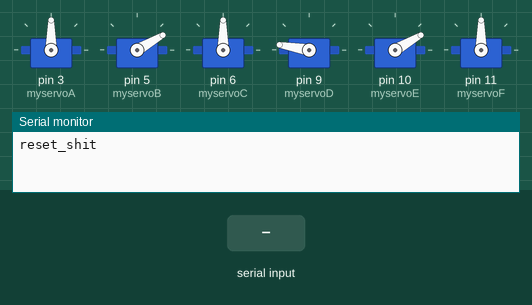
This sketch was run on a simulated Arduino Uno, built with avr-gcc and run on an emulated ATmega328P. On the bench: 6 × servo, the last lines printed to the serial monitor. Inputs (shaded band) come from the test bench.

Above: at 1.2 s.
1.3 s: "snow" received over Serial
At 3.3 s:
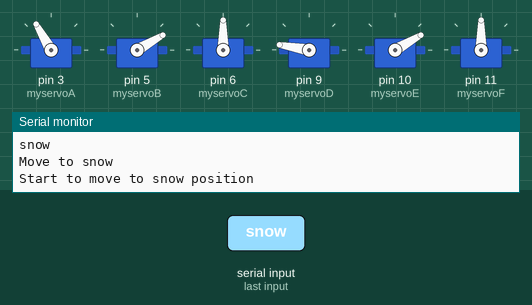
4.3 s: "rest" received over Serial
At 7.34 s:
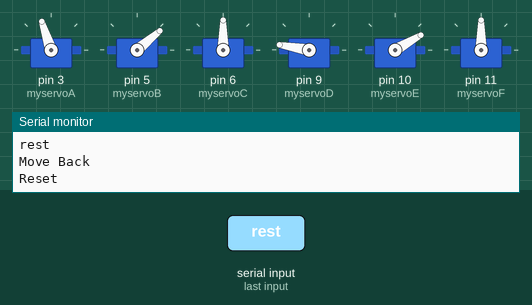
10.3 s: "stop" received over Serial
At 14.2 s:
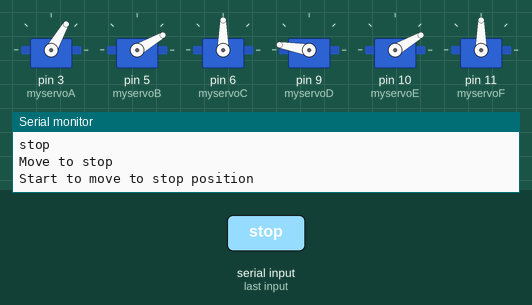
16.3 s: "rest" received over Serial
At 19.7 s:
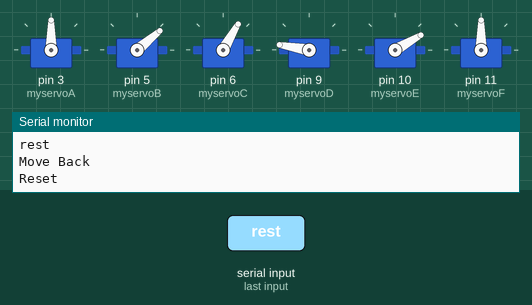
Timing chart, 0 to 23.3 s (numbered marks = the images above; inputs shaded):
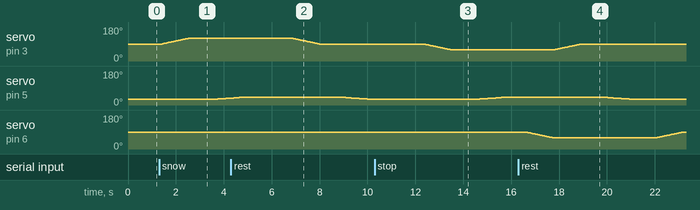

Measured:
- after the input at 1.3 s, servo on pin 3 (myservoA): moves from 90° to 120° over 1.1 s, starting after 0.12 s; servo on pin 5 (myservoB): moves from 30° to 36° over 0.56 s, starting after 2.3 s
- after the input at 4.3 s, servo on pin 3 (myservoA): moves from 120° to 90° over 1.1 s, starting after 2.6 s
- after the input at 10.3 s, servo on pin 3 (myservoA): moves from 90° to 60° over 1.1 s, starting after 2.1 s; servo on pin 5 (myservoB): moves from 30° to 40° over 1.0 s, starting after 4.3 s
- after the input at 16.3 s, servo on pin 3 (myservoA): moves from 60° to 90° over 1.1 s, starting after 1.5 s; servo on pin 5 (myservoB): moves from 40° to 30° over 1.0 s, starting after 3.7 s

The sketch:

mine_urs_arduino_control.ino
```cpp
#include <Servo.h>
Servo myservoA;
Servo myservoB;
Servo myservoC;
Servo myservoD;
Servo myservoE;
Servo myservoF;
int i,pos,myspeed,myshow;
int sea,seb,sec,sed,see,sef;
static int v=0;
String mycommand = "reset_shit";

void move_to_snow_position_first(){
   Serial.println("Start to move to snow position");
   sea=myservoA.read();
   myspeed=1000;
   for(pos=0;pos<=myspeed;pos+=1)
   {
		myservoA.write(int(map(pos,1,myspeed,sea,120)));
		delay(1);
   }
}

void move_to_snow_position_second(){
   delay(1000);
   sea=myservoB.read();
   myspeed=1000;
   for(pos=0;pos<=myspeed;pos+=1)
   {
    myservoB.write(int(map(pos,1,myspeed,sea, 40)));
    delay(1);
   }
}

void move_to_snow_position_third(){
   delay(1000);
   sea=myservoC.read();
   myspeed=1000;
   for(pos=0;pos<=myspeed;pos+=1)
   {
	myservoC.write(int(map(pos,1,myspeed,sea, 90)));
	delay(1);
   }
}

void move_to_snow_position_fourth(){
   delay(1000);
   sea=myservoD.read();
   myspeed=500;
   for(pos=0;pos<=myspeed;pos+=1)
   {
	myservoD.write(int(map(pos,1,myspeed,sea, 45)));
	delay(1);
   }
}

void move_to_snow_position_fifth(){
   delay(1000);
   sea=myservoE.read();
   myspeed=500;
   for(pos=0;pos<=myspeed;pos+=1)
   {
	myservoE.write(int(map(pos,1,myspeed,sea, 20)));
	delay(1);
   }
}

void move_to_snow_position_sixth(){
   delay(1000);
   sea=myservoF.read();
   myspeed=500;
   for(pos=0;pos<=myspeed;pos+=1)
   {
	myservoF.write(int(map(pos,1,myspeed,sea, 100)));
	delay(1);
   }
}

void move_to_stop_position_first(){
   Serial.println("Start to move to stop position");
   sea=myservoA.read();
   myspeed=1000;
   for(pos=0;pos<=myspeed;pos+=1)
   {
		myservoA.write(int(map(pos,1,myspeed,sea,60)));
		delay(1);
   }
}

void move_to_stop_position_second(){
   delay(1000);
   sea=myservoB.read();
   myspeed=1000;
   for(pos=0;pos<=myspeed;pos+=1)
   {
    myservoB .write(int(map(pos,1,myspeed,sea, 40)));
    delay(1);
   }
}

void move_to_stop_position_third(){
   delay(1000);
   sea=myservoC.read();
   myspeed=1000;
   for(pos=0;pos<=myspeed;pos+=1)
   {
	myservoC .write(int(map(pos,1,myspeed,sea, 60)));
	delay(1);
   }
}

void move_to_stop_position_fourth(){
   delay(1000);
   sea=myservoD.read();
   myspeed=1000;
   for(pos=0;pos<=myspeed;pos+=1)
   {
	myservoD.write(int(map(pos,1,myspeed,sea, 70)));
	delay(1);
   }
}

void move_to_stop_position_fifth(){
   delay(1000);
   sea=myservoE.read();
   myspeed=1000;
   for(pos=0;pos<=myspeed;pos+=1)
   {
	myservoE.write(int(map(pos,1,myspeed,sea, 20)));
	delay(1);
   }
}

void move_to_stop_position_sixth(){
   delay(1000);
   sea=myservoF.read();
   myspeed=1000;
   for(pos=0;pos<=myspeed;pos+=1)
   {
	myservoF.write(int(map(pos,1,myspeed,sea, 80)));
	delay(1);
   }
}

void reset_position_first(){
   Serial.println("Reset");
   sea=myservoA.read();
   myspeed=1000;
   for(pos=0;pos<=myspeed;pos+=1)
   {
		myservoA.write(int(map(pos,1,myspeed,sea,90)));
		delay(1);
   }
   /*delay(3000);  */
}

void reset_position_second(){
//   Serial.println("Reset Snow");
   delay(1000);
   sea=myservoB.read();
   myspeed=1000;
   for(pos=0;pos<=myspeed;pos+=1)
   {
    myservoB.write(int(map(pos,1,myspeed,sea, 30)));
    delay(1);
   }
}

void reset_position_third(){
//   Serial.println("Reset Snow");
   delay(1000);
   sea=myservoC.read();
   myspeed=1000;
   for(pos=0;pos<=myspeed;pos+=1)
   {
	myservoC.write(int(map(pos,1,myspeed,sea,90)));
	delay(1);
   }
}

void reset_position_fourth(){
//   Serial.println("Reset Snow");
   delay(1000);
   sea=myservoD.read();
   myspeed=1000;
   for(pos=0;pos<=myspeed;pos+=1)
   {
	myservoD.write(int(map(pos,1,myspeed,sea,170)));
	delay(1);
   }
}

void reset_position_fifth(){
//   Serial.println("Reset Snow");
   delay(1000);
   sea=myservoE.read();
   myspeed=1000;
   for(pos=0;pos<=myspeed;pos+=1)
   {
	myservoE.write(int(map(pos,1,myspeed,sea,30)));
	delay(1);
   }
}

void reset_position_sixth(){
//   Serial.println("Reset Snow");
   delay(1000);
   sea=myservoF.read();
   myspeed=1000;
   for(pos=0;pos<=myspeed;pos+=1)
   {
	myservoF.write(int(map(pos,1,myspeed,sea,90)));
	delay(1);
   }
}

void reset_arm(){
  reset_position_first();
  reset_position_second();
  reset_position_third();
  /*reset_position_fourth();*/
  /*reset_position_fifth();*/
  /*reset_position_sixth();*/
}

void move_snow(){
  move_to_snow_position_first();
  move_to_snow_position_second();
  move_to_snow_position_third();
  /*move_to_snow_position_fourth(); */
  /*move_to_snow_position_fifth(); */
  /*move_to_snow_position_sixth(); */
}

void move_stop(){
  move_to_stop_position_first();
  move_to_stop_position_second();
  move_to_stop_position_third();
  /*move_to_stop_position_fourth(); */
  /*move_to_stop_position_fifth(); */
  /*move_to_stop_position_sixth(); */
}

void move_to_snow(){
   sea=myservoA.read();
   seb=myservoA.read();
   sec=myservoA.read();
   sed=myservoA.read();
   see=myservoA.read();
   sef=myservoA.read();
   myspeed=1000;
   for(pos=0;pos<=myspeed;pos+=1)
   {
		myservoA.write(int(map(pos,1,myspeed,sea,120)));
		delay(1);
   }
   delay(1000);
   for(pos=0;pos<=myspeed;pos+=1)
   {
		myservoB.write(int(map(pos,1,myspeed,seb,90)));
		delay(1);
   }
   delay(1000);
   for(pos=0;pos<=myspeed;pos+=1)
   {
		myservoC.write(int(map(pos,1,myspeed,sec,30)));
		delay(1);
   }
   delay(1000);
   for(pos=0;pos<=myspeed;pos+=1)
   {
		myservoD.write(int(map(pos,1,myspeed,sed,20)));
		delay(1);
   }
   delay(1000);
   for(pos=0;pos<=myspeed;pos+=1)
   {
		myservoE.write(int(map(pos,1,myspeed,see,45)));
		delay(1);
   }
   delay(1000);
   for(pos=0;pos<=myspeed;pos+=1)
   {
		myservoE.write(int(map(pos,1,myspeed,see,45)));
		delay(1);
   }
}

void setup() {
  // put your setup code here, to run once:
  pinMode(13,INPUT);
  pinMode(12,INPUT);
  Serial.begin(9600);
  myservoA.attach(3);  // 控制腰部（A）的端口是~3号
  myservoB.attach(5); // 控制大臂（B）的端口是~5号
  myservoC.attach(6); // 控制小臂（C）的端口是~6号
  myservoD.attach(9); // 控制小臂旋转（D）的端口是~9号*/
  myservoE.attach(10); // 控制腕部（E）的端口是~10号*/
  myservoF.attach(11); // 控制腕部旋转（F）的端口是~11号

  myservoA.write(90);
  myservoB.write(30);
  myservoC.write(90);
  myservoD.write(170);
  myservoE.write(30);
  myservoF.write(90);
}

void loop() {
  while (Serial.available() > 0)
  {
  	 mycommand += char(Serial.read());
     delay(20);
  }
  if (mycommand.length() > 0){
    mycommand.trim();
    Serial.println(mycommand);
    if (mycommand == "rest"){
	  Serial.println("Move Back");
      reset_arm();
    }
    if (mycommand == "snow"){
      Serial.println("Move to snow");
      move_snow();
    }
	if (mycommand == "stop"){
      Serial.println("Move to stop");
      move_stop();
	}
  }
  mycommand = "";
  // put your main code here, to run repeatedly:
////  move_to_snow_position();
}
```
